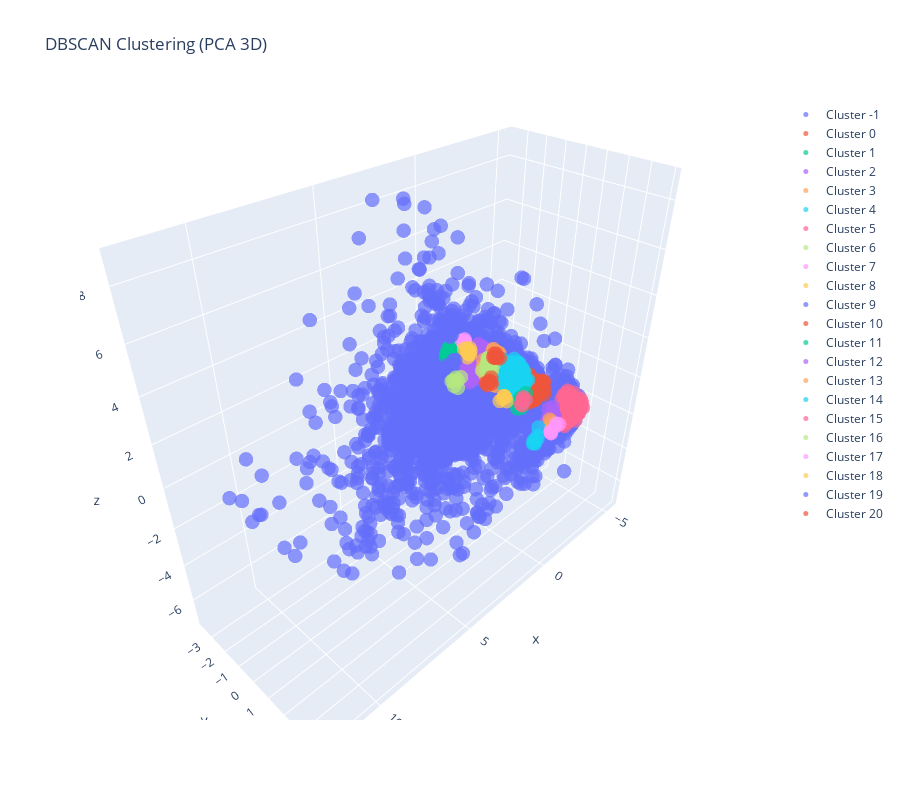

Write notebook code for a chart like this one.
### Code cell
# 🔹 Executar DBSCAN
dbscan = DBSCAN(eps=0.5, min_samples=6)  # Ajuste eps e min_samples conforme necessário
clusters = dbscan.fit_predict(customer_data_pca)

# 🔹 Criar DataFrame com os resultados
df = pd.DataFrame(customer_data_pca, columns=['PC1', 'PC2', 'PC3'])
df['Cluster'] = clusters

# 🔹 Visualização 2D
plt.figure(figsize=(10, 6))
sns.scatterplot(x=df['PC1'], y=df['PC2'], hue=df['Cluster'], palette='tab10', alpha=0.7)
plt.title('DBSCAN Clustering (PCA 2D)')
plt.legend(title="Cluster")
plt.show()

# 🔹 Visualização 3D com Plotly
fig = go.Figure()

for cluster in np.unique(clusters):
    cluster_data = df[df['Cluster'] == cluster]
    fig.add_trace(go.Scatter3d(
        x=cluster_data['PC1'], y=cluster_data['PC2'], z=cluster_data['PC3'],
        mode='markers',
        marker=dict(size=5, opacity=0.7),
        name=f'Cluster {cluster}'
    ))

fig.update_layout(title='DBSCAN Clustering (PCA 3D)', width=900, height=800)
fig.show()

### Figure 1 — Plotly figure (JSON) as saved in the notebook; plotly's stock layout.template omitted (floating-point values rounded to 4 significant figures; data arrays with more than 128 entries replaced by an {"elided": "..."} marker saying what was removed)
{"data": [{"marker": {"opacity": 0.7, "size": 5}, "mode": "markers", "name": "Cluster -1", "type": "scatter3d", "x": {"elided": "2880 float values"}, "y": {"elided": "2880 float values"}, "z": {"elided": "2880 float values"}}, {"marker": {"opacity": 0.7, "size": 5}, "mode": "markers", "name": "Cluster 0", "type": "scatter3d", "x": {"elided": "140 float values"}, "y": {"elided": "140 float values"}, "z": {"elided": "140 float values"}}, {"marker": {"opacity": 0.7, "size": 5}, "mode": "markers", "name": "Cluster 1", "type": "scatter3d", "x": {"elided": "171 float values"}, "y": {"elided": "171 float values"}, "z": {"elided": "171 float values"}}, {"marker": {"opacity": 0.7, "size": 5}, "mode": "markers", "name": "Cluster 2", "type": "scatter3d", "x": {"elided": "183 float values"}, "y": {"elided": "183 float values"}, "z": {"elided": "183 float values"}}, {"marker": {"opacity": 0.7, "size": 5}, "mode": "markers", "name": "Cluster 3", "type": "scatter3d", "x": {"elided": "147 float values"}, "y": {"elided": "147 float values"}, "z": {"elided": "147 float values"}}, {"marker": {"opacity": 0.7, "size": 5}, "mode": "markers", "name": "Cluster 4", "type": "scatter3d", "x": {"elided": "243 float values"}, "y": {"elided": "243 float values"}, "z": {"elided": "243 float values"}}, {"marker": {"opacity": 0.7, "size": 5}, "mode": "markers", "name": "Cluster 5", "type": "scatter3d", "x": {"elided": "180 float values"}, "y": {"elided": "180 float values"}, "z": {"elided": "180 float values"}}, {"marker": {"opacity": 0.7, "size": 5}, "mode": "markers", "name": "Cluster 6", "type": "scatter3d", "x": [-1.136, -1.597, -1.5, -1.233, -1.223, -1.262, -0.7787, -1.13, -1.201, -1.273, -1.339, -1.017, -1.289], "y": [-0.6972, -0.6881, -0.6722, -0.6668, -0.6977, -0.6867, -0.6401, -0.6563, -0.6919, -0.6174, -0.6712, -0.6241, -0.6502], "z": [0.637, 0.3701, 0.1002, 0.5178, 0.7048, 0.363, 0.4511, 0.924, 0.886, 0.5315, 0.4503, 0.3745, 0.5856]}, {"marker": {"opacity": 0.7, "size": 5}, "mode": "markers", "name": "Cluster 7", "type": "scatter3d", "x": [-1.795, -1.612, -1.8, -1.77, -1.748, -1.82, -1.776], "y": [-2.672, -2.642, -2.626, -2.672, -2.636, -2.649, -2.64], "z": [0.6649, 0.7959, 0.7105, 0.6999, 0.6919, 0.775, 0.564]}, {"marker": {"opacity": 0.7, "size": 5}, "mode": "markers", "name": "Cluster 8", "type": "scatter3d", "x": [-2.105, -2.309, -2.208, -2.276, -2.032, -2.134, -1.837, -2.085, -2.055, -2.162, -2.146], "y": [-2.663, -2.695, -2.651, -2.689, -2.688, -2.661, -2.681, -2.674, -2.687, -2.661, -2.689], "z": [0.007204, -0.07611, 0.1372, -0.2411, 0.1886, -0.1453, 0.2511, -0.3083, 0.01702, -0.09374, 0.01539]}, {"marker": {"opacity": 0.7, "size": 5}, "mode": "markers", "name": "Cluster 9", "type": "scatter3d", "x": [-1.154, -0.2849, -0.2892, -0.477, -0.2293, -0.9733, -0.6832, -0.8239, -0.4707, -0.9331, -0.7453], "y": [-2.573, -2.544, -2.502, -2.517, -2.491, -2.541, -2.565, -2.482, -2.533, -2.521, -2.536], "z": [-0.01984, -0.0752, -0.05522, -0.1994, -0.1066, 0.07735, -0.1733, -0.07879, 0.001651, -0.2408, -0.1487]}, {"marker": {"opacity": 0.7, "size": 5}, "mode": "markers", "name": "Cluster 10", "type": "scatter3d", "x": [-1.653, -1.852, -1.989, -1.665, -1.543, -1.518, -1.808, -1.67], "y": [-0.7042, -0.7025, -0.6639, -0.6715, -0.6459, -0.6673, -0.6816, -0.6517], "z": [0.6946, 0.6248, 0.542, 0.707, 0.9855, 0.7992, 0.6782, 0.9374]}, {"marker": {"opacity": 0.7, "size": 5}, "mode": "markers", "name": "Cluster 11", "type": "scatter3d", "x": [-0.7534, -0.7702, -1.023, -1.295, -0.9312, -0.8781, -0.9402, -1.003, -0.8779, -1.121], "y": [1.428, 1.426, 1.469, 1.427, 1.445, 1.477, 1.51, 1.463, 1.469, 1.482], "z": [-0.3336, -0.5488, -0.2387, 0.0004472, -0.04798, -0.02094, -0.5671, -0.3543, -0.3187, -0.2798]}, {"marker": {"opacity": 0.7, "size": 5}, "mode": "markers", "name": "Cluster 12", "type": "scatter3d", "x": [-0.1008, -0.385, -0.4801, -0.5074, 0.07942, -0.4925, -0.1793, -0.626, -0.4271, -0.1491, -0.416], "y": [3.457, 3.442, 3.403, 3.453, 3.515, 3.433, 3.478, 3.453, 3.441, 3.423, 3.442], "z": [0.2401, 0.3512, 0.6602, 0.2126, 0.1112, 0.3671, 0.3561, 0.1596, 0.2271, 0.7324, 0.5326]}, {"marker": {"opacity": 0.7, "size": 5}, "mode": "markers", "name": "Cluster 13", "type": "scatter3d", "x": [-0.3356, -0.3812, -0.3993, -0.4572, -0.3783, -0.5446], "y": [3.417, 3.52, 3.496, 3.463, 3.465, 3.465], "z": [0.1124, -0.3618, -0.2942, -0.1707, 0.01535, -0.2527]}, {"marker": {"opacity": 0.7, "size": 5}, "mode": "markers", "name": "Cluster 14", "type": "scatter3d", "x": [0.6502, 0.7399, 0.8501, 0.9021, 0.5937, 0.8483, 0.8554, 0.8569], "y": [3.604, 3.649, 3.603, 3.586, 3.554, 3.627, 3.572, 3.646], "z": [-0.2251, -0.0001389, -0.3285, -0.344, 0.2761, -0.2447, -0.216, -0.3313]}, {"marker": {"opacity": 0.7, "size": 5}, "mode": "markers", "name": "Cluster 15", "type": "scatter3d", "x": [-1.172, -1.227, -1.443, -1.122, -1.273], "y": [1.357, 1.325, 1.343, 1.343, 1.33], "z": [-0.2927, -0.6508, -0.4691, -0.5402, -0.2496]}, {"marker": {"opacity": 0.7, "size": 5}, "mode": "markers", "name": "Cluster 16", "type": "scatter3d", "x": [0.1949, 0.1037, -0.4017, -0.08662, -0.149, 0.2359, 0.01597], "y": [-1.447, -1.472, -1.526, -1.436, -1.474, -1.505, -1.46], "z": [0.01054, -0.3392, -0.1301, -0.1224, -0.5538, -0.04115, 0.06752]}, {"marker": {"opacity": 0.7, "size": 5}, "mode": "markers", "name": "Cluster 17", "type": "scatter3d", "x": [-1.052, -0.3921, -0.4231, -0.7003, -0.3219, -0.7149], "y": [3.425, 3.504, 3.494, 3.476, 3.528, 3.492], "z": [-0.4896, -0.5336, -0.5853, -0.4033, -0.4287, -0.2479]}, {"marker": {"opacity": 0.7, "size": 5}, "mode": "markers", "name": "Cluster 18", "type": "scatter3d", "x": [-0.6921, -1.182, -1.065, -0.9801, -0.8183, -0.9636], "y": [0.5145, 0.509, 0.5184, 0.5113, 0.5548, 0.5185], "z": [-0.564, -0.8092, -0.5579, -0.4442, -0.4848, -0.4318]}, {"marker": {"opacity": 0.7, "size": 5}, "mode": "markers", "name": "Cluster 19", "type": "scatter3d", "x": [-0.7505, -0.3576, -0.6251, -0.8866, -0.6399, -0.6547], "y": [-2.59, -2.596, -2.579, -2.597, -2.591, -2.608], "z": [1.362, 1.865, 1.946, 1.386, 1.591, 1.479]}, {"marker": {"opacity": 0.7, "size": 5}, "mode": "markers", "name": "Cluster 20", "type": "scatter3d", "x": [-0.8415, -1.21, -0.8898, -1.095, -1.007, -1.214, -1.25, -1.071], "y": [-0.4467, -0.4789, -0.4104, -0.4313, -0.4593, -0.467, -0.4386, -0.4432], "z": [-0.1431, -0.2678, -0.2572, -0.1339, -0.1491, -0.02547, -0.3641, -0.1845]}], "layout": {"height": 800, "title": {"text": "DBSCAN Clustering (PCA 3D)"}, "width": 900}}
